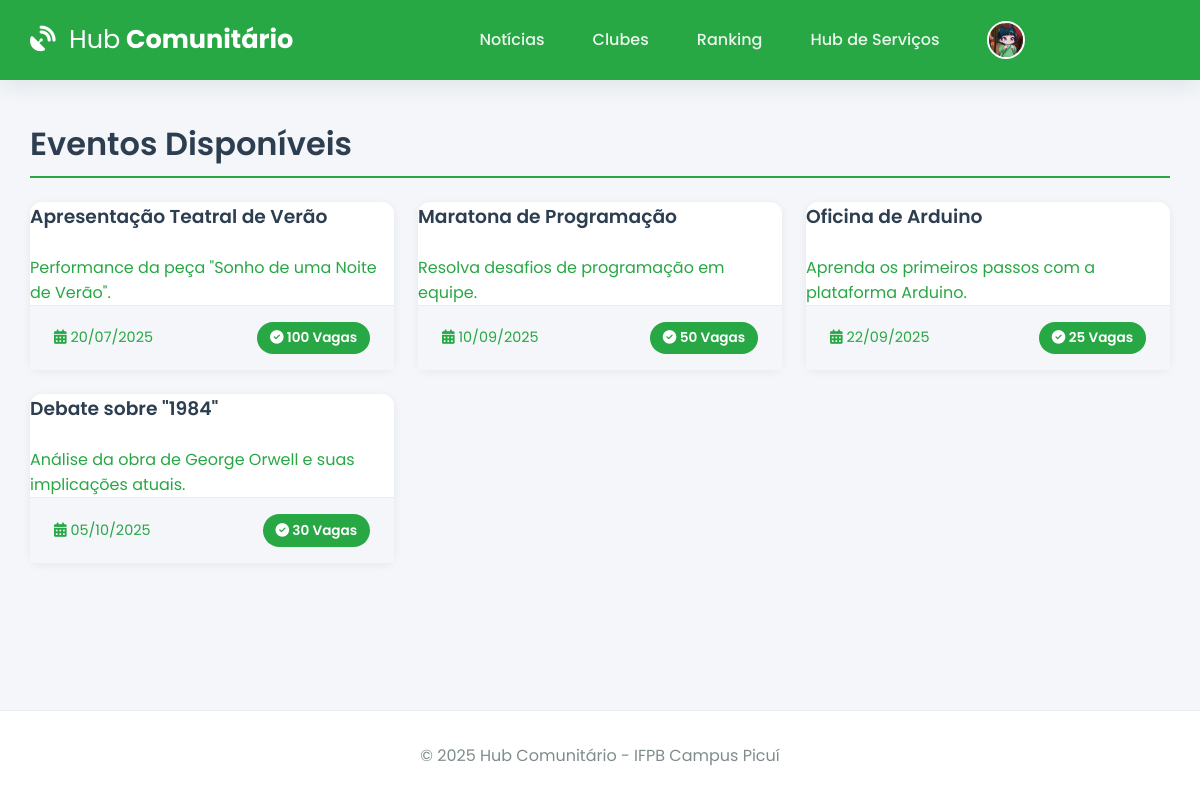
/eventos (signed in), run on the app's committed database.
### app.py (models this page shows, shortened)
class User(db.Model):
    id = db.Column(db.Integer, primary_key=True)
    email = db.Column(db.String(120), unique=True, nullable=False)
    username = db.Column(db.String(12), unique=True, nullable=False)
    password_hash = db.Column(db.String(256), nullable=False)
    image_file = db.Column(db.String(100), nullable=False, default='default.jpg')
    eventos_inscritos = db.relationship('Evento', secondary=inscricao_evento_tabela, back_populates='alunos_inscritos', lazy='dynamic')
    clubes_membro = db.relationship('Clube', secondary=membros_clube_tabela, back_populates='membros', lazy='dynamic')
    clubes_liderados = db.relationship('Clube', backref='lider', lazy='dynamic', foreign_keys='Clube.lider_id')
    topicos_criados = db.relationship('ForumTopico', backref='autor', lazy='dynamic', cascade="all, delete-orphan")
    posts_criados = db.relationship('ForumPost', backref='autor', lazy='dynamic', cascade="all, delete-orphan")
    badges = db.relationship('Badge', secondary=user_badges_tabela, back_populates='users', lazy='dynamic')

class Evento(db.Model):
    id = db.Column(db.Integer, primary_key=True)
    titulo = db.Column(db.String(200), nullable=False)
    descricao = db.Column(db.Text, nullable=False)
    vagas = db.Column(db.Integer, nullable=False)
    data_evento = db.Column(db.DateTime, nullable=False, default=lambda: datetime.now(timezone.utc))
    clube_id = db.Column(db.Integer, db.ForeignKey('clube.id'), nullable=False)
    alunos_inscritos = db.relationship('User', secondary=inscricao_evento_tabela, back_populates='eventos_inscritos', lazy='dynamic')
    noticias = db.relationship('Noticia', backref='evento', lazy='dynamic', cascade="all, delete-orphan")
    @property
    def vagas_restantes(self): return self.vagas - self.alunos_inscritos.count()

### app.py (the view)
@app.route('/eventos')
@login_required
def eventos():
    todos_eventos = Evento.query.order_by(Evento.data_evento.asc()).all()
    return render_template('eventos.html', eventos=todos_eventos)

### app.py (called while the page is built)
@app.before_request
def load_logged_in_user():
    user_id = session.get('user_id')
    g.user = User.query.get(user_id) if user_id else None
    if user_id and g.user is None: session.clear()

def login_required(f):
    @wraps(f)
    def decorated_function(*args, **kwargs):
        if g.user is None:
            flash('Você precisa fazer login para acessar esta página.', 'warning')
            return redirect(url_for('login'))
        return f(*args, **kwargs)
    return decorated_function

@app.context_processor
def inject_utils():
    return dict(
        current_user_data=g.user,
        current_year=datetime.now(timezone.utc).year,
        timedelta=timedelta
    )

### templates/eventos.html (shortened to what this page needs)
{% extends 'base.html' %}
{% block content %}
    <h1 class="page-header">Eventos Disponíveis</h1>
    <div class="course-grid">
        {% for evento in eventos %}
            {% include 'partials/evento_card.html' %}
        {% else %}
            <p>Nenhum evento disponível no momento.</p>
        {% endfor %}
    </div>
{% endblock %}

### templates/base.html (shortened to what this page needs)
<!DOCTYPE html>
<html lang="pt-br">
<head>
    <link rel="stylesheet" href="https://cdnjs.cloudflare.com/ajax/libs/font-awesome/6.5.2/css/all.min.css" />
    <link rel="stylesheet" href="{{ url_for('static', filename='css/style.css') }}">
</head>
<body>
    <header class="header">
        <div class="container">
            <nav class="navbar">
                <a class="navbar-brand" href="{{ url_for('noticias') if current_user_data else url_for('login') }}">
                    <i class="fas fa-satellite-dish"></i> <strong>Hub</strong> Comunitário
                </a>
                <div class="nav-links" id="nav-links">
                    {% if current_user_data %}
                        <a class="nav-item" href="{{ url_for('noticias') }}">Notícias</a>
                        <a class="nav-item" href="{{ url_for('clubes') }}">Clubes</a>
                        <a class="nav-item" href="{{ url_for('ranking') }}">Ranking</a>
                        <a class="nav-item" href="{{ url_for('hub_servicos') }}">Hub de Serviços</a>
                        <div class="nav-item user-menu">
                             <a class="user-menu-trigger" href="#">
                                 <img src="{{ url_for('static', filename='profile_pics/' + current_user_data.image_file) }}" class="nav-profile-image">
                                 <span>{{ current_user_data.username }}</span> <i class="fas fa-chevron-down dropdown-icon"></i>
                             </a>
                        </div>
                    {% else %}
                        <a href="{{ url_for('login') }}" class="nav-item">Entrar</a>
                        <a href="{{ url_for('register') }}" class="nav-item btn btn-outline">Registar</a>
                    {% endif %}
                </div>
            </nav>
        </div>
    </header>
    <main class="container">
        {% block content %}{% endblock %}
    </main>
    <footer class="footer">
        <p>&copy; {{ current_year }} Hub Comunitário - IFPB Campus Picuí</p>
    </footer>
</body>
</html>

### templates/partials/evento_card.html
<a href="{{ url_for('detalhe_evento', evento_id=evento.id) }}" class="card-link">
    <div class="card course-card">
        <h3>{{ evento.titulo }}</h3>
        <p class="text-muted">{{ evento.descricao|truncate(120) }}</p>
        <div class="card-footer">
            <span><i class="fas fa-calendar-alt"></i> {{ evento.data_evento.strftime('%d/%m/%Y') }}</span>
            {% if evento.vagas_restantes > 0 %}
                <span class="vagas-badge vagas-disponiveis"><i class="fas fa-check-circle"></i> {{ evento.vagas_restantes }} Vagas</span>
            {% else %}
                <span class="vagas-badge vagas-esgotadas"><i class="fas fa-times-circle"></i> Esgotado</span>
            {% endif %}
        </div>
    </div>
</a>

### static/css/style.css (style rules this page uses)
:root { --ifpb-green: #28a745; --ifpb-green-dark: #218838; --dark-blue: #2c3e50; --light-gray: #ecf0f1; --medium-gray: #bdc3c7; --text-color: #34495e; --light-text: #7f8c8d; --background-color: #f4f6f9; --surface-color: #ffffff; --border-color: #e9ecef; --font-family-base: 'Poppins', sans-serif; --shadow-sm: 0 2px 8px rgba(44, 62, 80, 0.07); --shadow-md: 0 5px 20px rgba(44, 62, 80, 0.1); --border-radius: 12px; }
* { box-sizing: border-box; margin: 0; padding: 0; }
html { height: 100%; }
body { font-family: var(--font-family-base); background-color: var(--background-color); color: var(--text-color); display: flex; flex-direction: column; min-height: 100%; }
.container { width: 95%; max-width: 1200px; margin: 0 auto; }
main.container { flex-grow: 1; padding-top: 2.5rem; padding-bottom: 2.5rem; }
h1, h2, h3, h4 { font-weight: 600; color: var(--dark-blue); margin-bottom: 1.5rem; }
a { color: var(--ifpb-green); text-decoration: none; transition: color 0.2s; }
.header { background-color: var(--ifpb-green); padding: 0.8rem 0; box-shadow: var(--shadow-md); position: sticky; top: 0; z-index: 1000; }
.navbar { display: flex; justify-content: space-between; align-items: center; }
.navbar-brand { font-weight: 700; font-size: 1.6rem; color: var(--surface-color); }
.navbar-brand i { margin-right: 0.5rem; }
.navbar-brand strong { font-weight: 400; }
.nav-links { display: flex; align-items: center; gap: 1rem; }
.nav-item { color: rgba(255, 255, 255, 0.9); font-weight: 500; padding: 0.5rem 1rem; border-radius: var(--border-radius); transition: background-color 0.2s; }
.nav-profile-image { width: 38px; height: 38px; border-radius: 50%; margin-right: 10px; object-fit: cover; border: 2px solid var(--surface-color); }
.user-menu { position: relative; }
.user-menu-trigger { display: flex; align-items: center; cursor: pointer; }
.user-menu-trigger .dropdown-icon { font-size: 0.8em; margin-left: 0.5rem; transition: transform 0.2s; }
.card { background-color: var(--surface-color); border-radius: var(--border-radius); box-shadow: var(--shadow-sm); transition: all 0.3s ease-in-out; display: flex; flex-direction: column; height: 100%; }
.card .card-footer { padding: 1rem 1.5rem; background-color: var(--background-color); border-top: 1px solid var(--border-color); display: flex; justify-content: space-between; align-items: center; font-size: 0.9rem; }
.course-grid { display: grid; grid-template-columns: repeat(auto-fill, minmax(300px, 1fr)); gap: 1.5rem; }
.vagas-badge, .vagas-badge-lg { background-color: var(--ifpb-green); color: white; padding: 0.4rem 0.8rem; border-radius: 50px; font-size: 0.85rem; font-weight: 600; }
.page-header { border-bottom: 2px solid var(--ifpb-green); padding-bottom: 0.5rem; }
.footer { padding: 2rem 0; background-color: var(--surface-color); text-align: center; margin-top: auto; border-top: 1px solid var(--border-color); }
.footer p { margin: 0; color: var(--light-text); }

### data on the page
User: image_file (placeholder picture)
Evento: titulo "Apresentação Teatral de Verão", descricao "Performance da peça \"Sonho de uma Noite de Verão\".", data_evento "20/07/2025", vagas_restantes "100"
Evento: titulo "Maratona de Programação", descricao "Resolva desafios de programação em equipe.", data_evento "10/09/2025", vagas_restantes "50"
Evento: titulo "Oficina de Arduino", descricao "Aprenda os primeiros passos com a plataforma Arduino.", data_evento "22/09/2025", vagas_restantes "25"
Evento: titulo "Debate sobre \"1984\"", descricao "Análise da obra de George Orwell e suas implicações atuais.", data_evento "05/10/2025", vagas_restantes "30"
